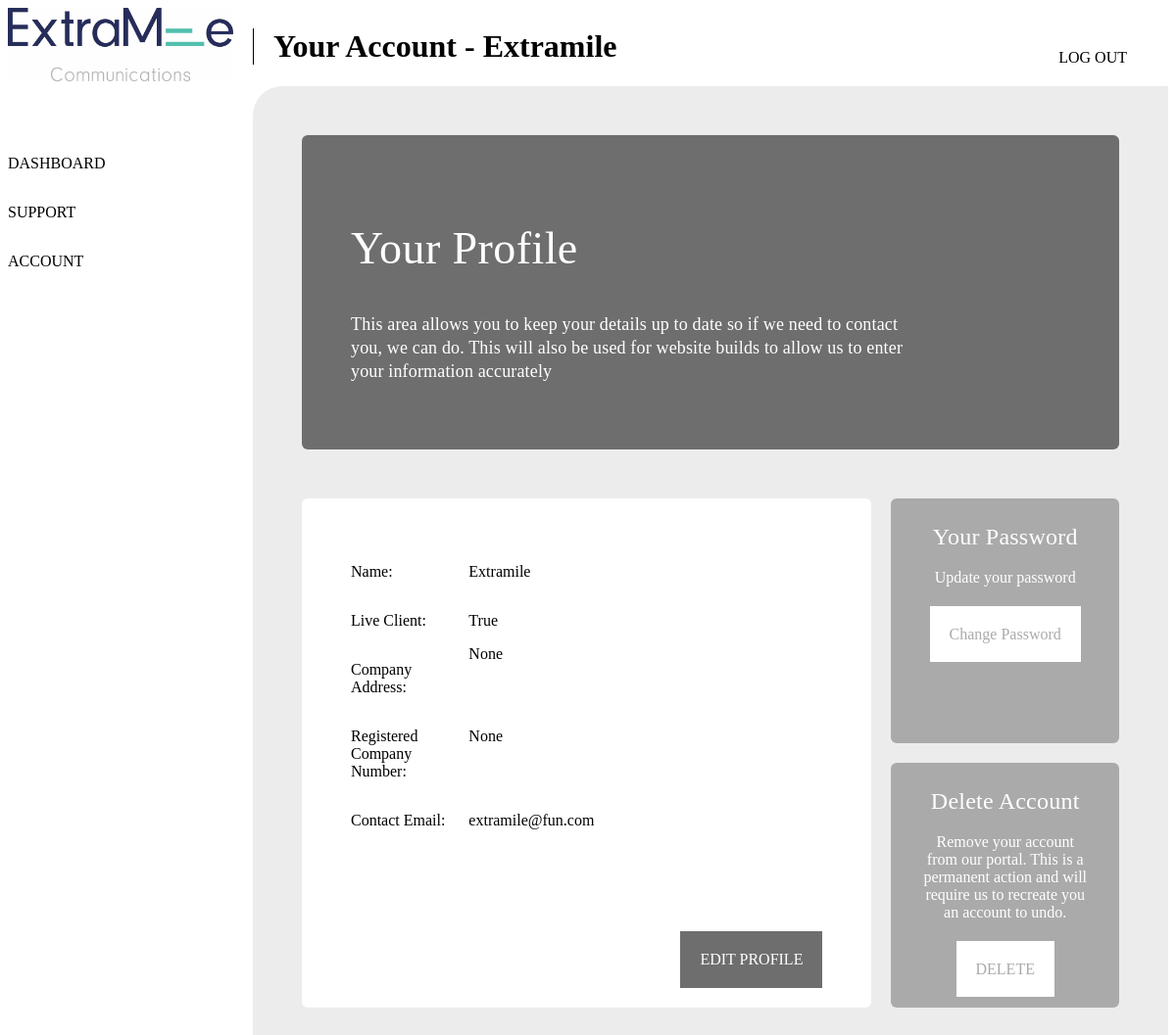
The page /account/ (signed in) on the database as committed earlier.
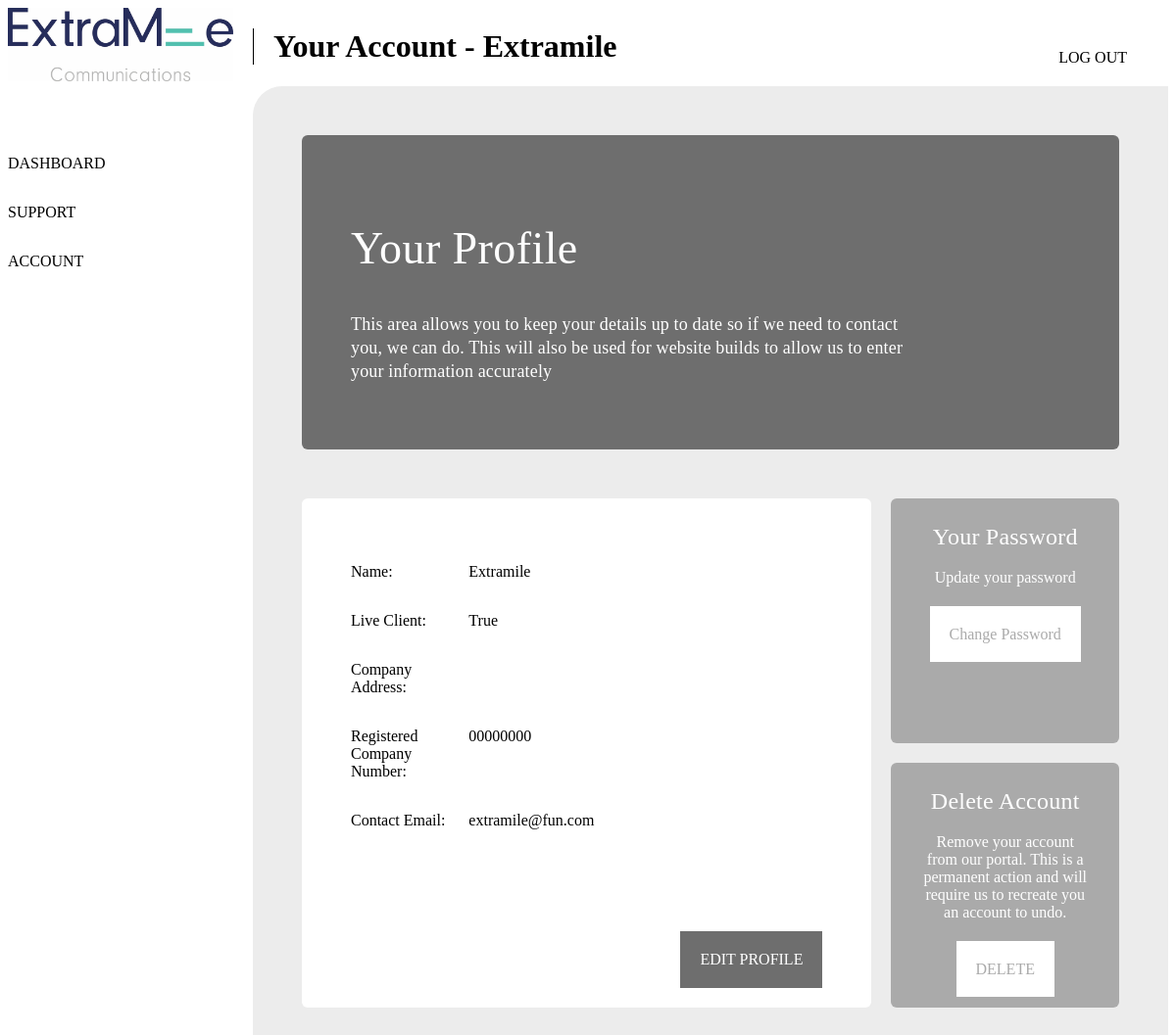
The same page on the database as committed later.
### tickets/models.py (models this page shows)
class Client(models.Model):
    user = models.OneToOneField(settings.AUTH_USER_MODEL, on_delete=models.CASCADE, null=True)
    client_name = models.CharField(max_length=200)
    client_email = models.EmailField()
    client_address = models.CharField(max_length=200, null = True, blank = True)
    client_registered_company_number = models.CharField(max_length=30, null = True, blank = True)
    live_client = models.BooleanField (default=True)
    date_registered = models.DateTimeField('Date Registered')
    contract_type = models.ForeignKey(Contract, on_delete=models.CASCADE)
    contract_start_date = models.DateTimeField()
    contracted_monthly_service_hours = models.FloatField(default=1)
    contracted_monthly_SEM_hours = models.FloatField(default=0)
    paid_extra_hours = models.FloatField(default=0)
    hours_used_this_month = models.FloatField(default=0)
    discontented_client = models.BooleanField(default=False)
    priority_client = models.BooleanField(default=False)
    def __str__(self):
        return self.client_name

### tickets/views.py (the view)
# urls.py: path('account/', views.account, name='account'),
def account(request):
    if not request.user.is_authenticated:
        return redirect('/')
    company = Client.objects.filter(user=request.user).first()
    return render(request,'tickets/account.html', {'company': company, })

### tickets/templates/tickets/account.html (shortened to what this page needs)
{% extends 'base.html' %}
{% block content %}
    <div class="page-wrap">
      <div class="main-wrap">
        <div class="sidebar">
          <img src="/static/img/logo.jpg" alt="logo">
          <a href="/dashboard">Dashboard</a>
          <a href="/support">Support</a>
          <a href="/account">Account</a>
        </div>
        <div class="main_content account">
          <div class="head_section">
            <h1 class='head-title'>Your Account - {{ company }}</h1>
          </div>
          <div class="account-section">
            <div class="top">
              <div class="left">
                <h2>Your Profile</h2>
                <p>This area allows you to keep your details up to date so if we need to contact you, we can do.  This will also be used for website builds to allow us to enter your information accurately</p>
              </div>
            </div>
            <div class="bottom">
              <div class="left">
                <div class="profileinfo">
                  <div class="profileline name">
                    <p>Name:</p>
                    <p>{{ company.client_name }}</p>
                  </div>
                  <div class="profileline name">
                    <p>Live Client:</p>
                    <p>{{ company.live_client }}</p>
                  </div>
                  <div class="profileline">
                    <p>Company Address:</p>
                    <div class="">
                      {{ company.client_address|safe }}
                    </div>
                  </div>
                  <div class="profileline">
                    <p>Registered Company Number:</p>
                    <p>{{ company.client_registered_company_number }}</p>
                  </div>
                  <div class="profileline">
                    <p>Contact Email:</p>
                    <p>{{ company.client_email }}</p>
                  </div>
                  <div class="button">
                    <a href="/account/edit">Edit Profile</a>
                  </div>
                </div>
              </div>
              <div class="right">
                <div class="cta password">
                  <h4>Your Password</h4>
                  <p>Update your password</p>
                  <a href="password">Change Password</a>
                </div>
                <div class="cta notifications">
                  <h4>Delete Account</h4>
                  <p>Remove your account from our portal.  This is a permanent action and will require us to recreate you an account to undo.</p>
                  <a href="delete">DELETE</a>
                </div>
              </div>
            </div>
          </div>
        </div>
      </div>
    </div>
{% endblock content %}

### templates/base.html (shortened to what this page needs)
<!DOCTYPE html>
<html lang="en" dir="ltr">
  <head>
    {% load static %}
    <link rel="stylesheet" type="text/css" href="{% static 'css/style.css' %}">
  </head>
<body>
{% block content %} {% endblock content %}
{% if request.user.is_authenticated %}
<div class="logout">
  <a href="/logout">Log Out</a>
</div>
{% endif %}
</body>
</html>

### tickets/static/css/style.css (style rules this page uses)
.sidebar { display: grid; grid-template-rows: 150px 50px 50px 50px; }
.head_section .head-title { border-left: 1px solid black; padding-left: 20px; }
div.account .account-section { border-radius: 30px 0 0 0; background-color: #ECECEC; padding: 50px; max-width: 90vw; }
div.account .account-section .top { display: grid; grid-template-columns: 5fr 1fr; grid-gap: 20px; background-color: #6E6E6E; border-radius: 6px; }
div.account .account-section .top .left { padding: 50px; }
div.account .account-section .top .left h2 { color: white; font-weight: normal; font-size: 46px; letter-spacing: 0.42px; line-height: 55px; }
div.account .account-section .top .left p { color: white; font-weight: lighter; font-size: 18px; letter-spacing: 0.16px; line-height: 24px; }
div.account .account-section .bottom { padding-top: 50px; display: grid; grid-template-columns: 5fr 2fr; grid-gap: 20px; }
div.account .account-section .bottom .left { background-color: white; padding: 50px; border-radius: 6px; position: relative; }
div.account .account-section .bottom .left .profileinfo .profileline { display: grid; grid-template-columns: 1fr 3fr; }
div.account .account-section .bottom .left a { position: absolute; bottom: 20px; right: 50px; background-color: #6e6e6e; padding: 20px; text-decoration: none; text-transform: uppercase; color: white; }
div.account .account-section .bottom .right { display: grid; grid-template-rows: 1fr 1fr; grid-gap: 20px; }
div.account .account-section .bottom .right .cta { text-align: center; background-color: #AAAAAA; border-radius: 6px; padding-left: 30px; padding-right: 30px; padding-bottom: 30px; color: white; }
div.account .account-section .bottom .right .cta h4 { margin-top: 22px; margin-bottom: 14px; font-size: 24px; letter-spacing: 0.22px; line-height: 34px; font-weight: normal; }
div.account .account-section .bottom .right .cta p { font-weight: lighter; margin-bottom: 40px; }
div.account .account-section .bottom .right .cta a { text-decoration: none; color: #aaaaaa; background-color: white; padding: 20px; width: 80%; }
html { background: white; font-family: 'neuzeit-grotesk'; }
.main-wrap { display: grid; grid-template-columns: 250px 1fr; }
.logout { position: absolute; top: 20px; right: 20px; padding: 30px; }
.logout a { text-decoration: none; text-transform: uppercase; color: black; }
.sidebar img { max-width: 230px; }
.sidebar a { text-decoration: none; text-transform: uppercase; color: black; }
.head_section h1 { max-width: 90vw; }
@media only screen and (min-width: 700px) { .head_section h1 { width: calc(0.35 * 100vw); } }

Rows that differ between the two databases and show on the page:
changed Client "Extramile": client_registered_company_number "None" → "00000000"; client_address "None" → (not shown)
